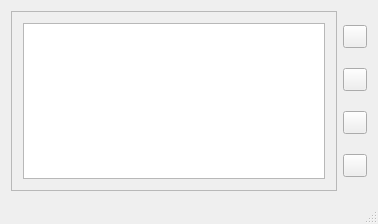
<?xml version="1.0" encoding="UTF-8"?>
<ui version="4.0">
 <class>MainWindow</class>
 <widget class="QMainWindow" name="MainWindow">
  <property name="geometry">
   <rect>
    <x>0</x>
    <y>0</y>
    <width>378</width>
    <height>224</height>
   </rect>
  </property>
  <property name="windowTitle">
   <string>iPETOOH</string>
  </property>
  <widget class="QWidget" name="centralWidget">
   <layout class="QHBoxLayout" name="horizontalLayout">
    <item>
     <layout class="QVBoxLayout" name="verticalLayout">
      <item>
       <widget class="QScrollArea" name="scrollArea">
        <property name="widgetResizable">
         <bool>true</bool>
        </property>
        <widget class="QWidget" name="scrollAreaWidgetContents">
         <property name="geometry">
          <rect>
           <x>0</x>
           <y>0</y>
           <width>324</width>
           <height>180</height>
          </rect>
         </property>
         <layout class="QGridLayout" name="gridLayout">
          <item row="1" column="0">
           <widget class="QPlainTextEdit" name="plainTextEdit">
            <property name="sizeAdjustPolicy">
             <enum>QAbstractScrollArea::AdjustToContents</enum>
            </property>
           </widget>
          </item>
         </layout>
        </widget>
       </widget>
      </item>
     </layout>
    </item>
    <item>
     <layout class="QVBoxLayout" name="verticalLayout_2">
      <item>
       <widget class="QToolButton" name="toolButton">
        <property name="text">
         <string/>
        </property>
       </widget>
      </item>
      <item>
       <widget class="QToolButton" name="toolButton_2">
        <property name="text">
         <string/>
        </property>
       </widget>
      </item>
      <item>
       <widget class="QToolButton" name="toolButton_3">
        <property name="text">
         <string/>
        </property>
       </widget>
      </item>
      <item>
       <widget class="QToolButton" name="toolButton_4">
        <property name="text">
         <string/>
        </property>
       </widget>
      </item>
     </layout>
    </item>
   </layout>
  </widget>
  <widget class="QStatusBar" name="statusBar"/>
  <action name="actionAbout">
   <property name="text">
    <string>About</string>
   </property>
  </action>
  <action name="actionNew">
   <property name="text">
    <string>New</string>
   </property>
  </action>
  <action name="actionOpen">
   <property name="text">
    <string>Open</string>
   </property>
  </action>
  <action name="actionSave">
   <property name="text">
    <string>Save</string>
   </property>
  </action>
  <action name="actionSave_as">
   <property name="text">
    <string>Save as...</string>
   </property>
  </action>
  <action name="actionUndo">
   <property name="text">
    <string>Undo</string>
   </property>
  </action>
  <action name="actionRedo">
   <property name="text">
    <string>Redo</string>
   </property>
  </action>
  <action name="actionCopy">
   <property name="text">
    <string>Copy</string>
   </property>
  </action>
  <action name="actionPaste">
   <property name="text">
    <string>Paste</string>
   </property>
  </action>
  <action name="actionCopy_2">
   <property name="text">
    <string>Copy</string>
   </property>
  </action>
  <action name="actionPaste_2">
   <property name="text">
    <string>Paste</string>
   </property>
  </action>
  <action name="actionSelect_all">
   <property name="text">
    <string>Select all</string>
   </property>
  </action>
  <action name="actionSupport">
   <property name="text">
    <string>Support</string>
   </property>
  </action>
  <action name="actionAbout_iPETOOH">
   <property name="text">
    <string>About iPETOOH</string>
   </property>
  </action>
  <action name="actionAbout_Petooh">
   <property name="text">
    <string>About Petooh</string>
   </property>
  </action>
  <action name="actionBuild">
   <property name="text">
    <string>Build</string>
   </property>
  </action>
  <action name="actionRun">
   <property name="text">
    <string>Build and Run</string>
   </property>
  </action>
 </widget>
 <layoutdefault spacing="6" margin="11"/>
 <resources/>
 <connections/>
</ui>
